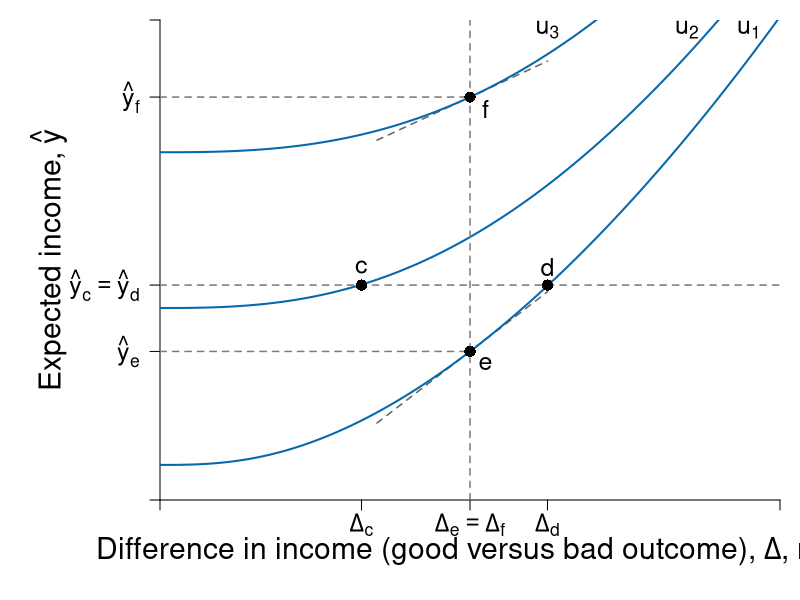

Source code (R):
#' Graph Designer: Scott Cohn
#' Authors: Bowles and Halliday
#' Title: Coordination, Conflict and Competition: A Text in Microeconomics

library("shape")

pdf(file = "risk/risk_averse_dara_c.pdf", width = 9, height = 7)

# Set parameters for graphics
axislabelsize <- 1.8
labelsize <- 1.5
namesize <- 1.8
annotatesize <- 1.5
graphlinewidth <- 2
segmentlinewidth <- 1.5

COL <- c("#7fc97f", "#beaed4", "#fdc086", "#ffff99", "#386cb0", "#f0027f", "#bf5b17", "#666666")
COLA <- c("#e0f3db", "#99d8c9","#66c2a4","#41ae76", "#238b45", "#005824")
COLB <- c("#c6dbef", "#4eb3d3", "#2b8cbe", "#0868ac","#084081")
COLC <- c("#fcfbfd", "#efedf5", "#dadaeb", "#bcbddc", "#9e9ac8", "#807dba", "#6a51a3", "#54278f", "#3f007d")
grays <- gray.colors(25, start = 1, end = 0, alpha = 1)

a <- c(2, 4, 6)
par(mar =  c(5, 8, 1, 1))
xlims <- c(0, 10)
ylims <- c(0, 40)


u <- function(y, delta, a = 3.5, b = 0.1, c = 2){
  y^a - b * delta^c
}

indiff <- function(u, delta, a = 1.5, b = 0.5, c = 4){
  (u + b * delta^c )^(1/a)
}

slopeA <- function(g, slope1 = 0.25, slope2 = 0.08){
  slope1 + 2*slope2*g
}

indiffA2 <- function(g, intercept = 7.8, slope1 = 0.25, slope2 = 0.055){
  intercept  + slope1*g + slope2*g^2
}

slopeA2 <- function(g, slope1 = 0.25, slope2 = 0.055){
  slope1 + 2*slope2*g
}


slopeA3 <- function(g, slope1 = 0.25, slope2 = 0.01){
  slope1 + 2*slope2*g
}

tangentline <- function(b, m, x){
  m*x + b
}

#Plot command 
plot(0, 0, xlim = xlims, ylim = ylims, 
     type = "n",
     xlab = expression(paste("")),
     ylab = expression(paste("")), 
     axes = FALSE,
     cex.lab = axislabelsize, 
     bty = "n", 
     xaxs = "i", 
     yaxs = "i"
)

y1 <- indiff(5, 0.5*xlims[2], c = 2.7)
y2 <- indiff(64, 0.5*xlims[2], c = 2.7) - 4
y3 <- indiff(156, 0.5*xlims[2], c = 2.7)

ticksx <- c(0, 0.325*xlims[2], 0.5*xlims[2], 0.625*xlims[2], xlims[2])
xlabels <- c(NA, expression(paste(Delta[c])), expression(paste(Delta[e] == Delta[f])), expression(paste(Delta[d])), NA)
ticksy <- c(0, y1, y2, y3, ylims[2])
ylabels <- c(NA, expression(paste(hat(y)[e])), expression(paste(hat(y)[c] == hat(y)[d])), expression(paste(hat(y)[f])), NA)

axis(1, at = ticksx, pos = 0, labels = xlabels, cex.axis = labelsize)
axis(2, at = ticksy, pos = 0, labels = ylabels, las = 1, cex.axis = labelsize)

#Axis labels and draw linear utility function
mtext(expression(paste("Difference in income (good versus bad outcome), ", Delta, ", risk")), side = 1, line = 2.5, cex = axislabelsize)
text(-1.8, 0.5*ylims[2], expression(paste("Expected income, ", hat(y))), xpd = TRUE, cex = axislabelsize, srt = 90) 

npts <- 500 
xx1 <- seq(xlims[1], xlims[2], length.out = npts)
xx2 <- seq(0.5*xlims[2] - 1.5, 0.5*xlims[2] + 1.25, length.out = npts)

# tangent lines
lines(xx2, tangentline(x = xx2, m = 3.97626, b = -7.500294), col = grays[22], lwd = segmentlinewidth, lty = 2)
lines(xx2, tangentline(x = xx2, m = 2.39591, b = 21.5975), col = grays[22], lwd = segmentlinewidth, lty = 2)

# util curves
for (u in c(5, 64, 156) ) {
  lines(xx1, indiff(u, xx1, c = 2.7), col = COLB[4], lwd = graphlinewidth, lty = 1)  
}

# vertical delta segment
segments(0.5*xlims[2], 0, 0.5*xlims[2], ylims[2], col = grays[20], lwd = segmentlinewidth, lty = 2)

# horizontal segments
segments(0, y1, 0.5*xlims[2], y1, col = grays[20], lwd = segmentlinewidth, lty = 2)
segments(0, y2, indiff(5, 0.75*xlims[2], c = 2.7), y2, col = grays[20], lwd = segmentlinewidth, lty = 2)
segments(0, y3, 0.5*xlims[2], y3, col = grays[20], lwd = segmentlinewidth, lty = 2)

# points
points(0.5*xlims[2], y1, pch = 16, col = "black", cex = 1.5)
points(0.325*xlims[2], y2, pch = 16, col = "black", cex = 1.5)
points(0.625*xlims[2], y2, pch = 16, col = "black", cex = 1.5)
points(0.5*xlims[2], y3, pch = 16, col = "black", cex = 1.5)

# label points
text(0.5*xlims[2] + 0.25, y1 - 1, expression(paste(e)), cex = labelsize)
text(0.325*xlims[2], y2 + 1.5, expression(paste(c)), cex = labelsize)
text(0.625*xlims[2], y2 + 1.5, expression(paste(d)), cex = labelsize)
text(0.5*xlims[2] + 0.25, y3 - 1, expression(paste(f)), cex = labelsize)

# label indiff
text(0.95*xlims[2], 0.98*ylims[2], expression(paste(u[1])), cex = labelsize)
text(0.85*xlims[2], 0.98*ylims[2], expression(paste(u[2])), cex = labelsize)
text(0.625*xlims[2], 0.98*ylims[2], expression(paste(u[3])), cex = labelsize)

dev.off() 
